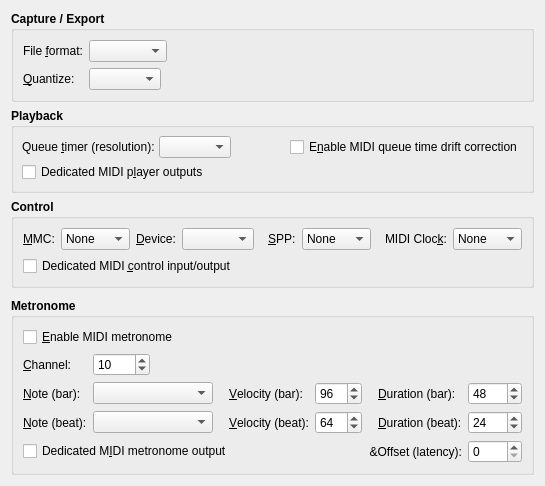
     <widget class="QWidget" name="MidiTabPage">
      <attribute name="title">
       <string>&amp;MIDI</string>
      </attribute>
      <layout class="QVBoxLayout">
       <item>
        <widget class="QGroupBox" name="MidiCaptureGroupBox">
         <property name="font">
          <font>
           <weight>75</weight>
           <bold>true</bold>
          </font>
         </property>
         <property name="title">
          <string>Capture / Export</string>
         </property>
         <property name="flat">
          <bool>true</bool>
         </property>
         <layout class="QGridLayout">
          <item row="0" column="0">
           <widget class="QLabel" name="MidiCaptureFormatTextLabel">
            <property name="font">
             <font>
              <weight>50</weight>
              <bold>false</bold>
             </font>
            </property>
            <property name="text">
             <string>File &amp;format:</string>
            </property>
            <property name="buddy">
             <cstring>MidiCaptureFormatComboBox</cstring>
            </property>
           </widget>
          </item>
          <item row="0" column="1" colspan="2">
           <widget class="QComboBox" name="MidiCaptureFormatComboBox">
            <property name="font">
             <font>
              <weight>50</weight>
              <bold>false</bold>
             </font>
            </property>
            <property name="toolTip">
             <string>MIDI file format to use on capture (record) and export</string>
            </property>
           </widget>
          </item>
          <item row="0" column="3">
           <spacer>
            <property name="orientation">
             <enum>Qt::Horizontal</enum>
            </property>
            <property name="sizeHint">
             <size>
              <width>20</width>
              <height>20</height>
             </size>
            </property>
           </spacer>
          </item>
          <item row="1" column="0">
           <widget class="QLabel" name="MidiCaptureQuantizeTextLabel">
            <property name="font">
             <font>
              <weight>50</weight>
              <bold>false</bold>
             </font>
            </property>
            <property name="text">
             <string>&amp;Quantize:</string>
            </property>
            <property name="buddy">
             <cstring>MidiCaptureQuantizeComboBox</cstring>
            </property>
           </widget>
          </item>
          <item row="1" column="1">
           <widget class="QComboBox" name="MidiCaptureQuantizeComboBox">
            <property name="maximumSize">
             <size>
              <width>120</width>
              <height>32767</height>
             </size>
            </property>
            <property name="font">
             <font>
              <weight>50</weight>
              <bold>false</bold>
             </font>
            </property>
            <property name="toolTip">
             <string>MIDI capture (record) quantization</string>
            </property>
           </widget>
          </item>
         </layout>
        </widget>
       </item>
       <item>
        <widget class="QGroupBox" name="MidiPlaybackGroupBox">
         <property name="font">
          <font>
           <weight>75</weight>
           <bold>true</bold>
          </font>
         </property>
         <property name="title">
          <string>Playback</string>
         </property>
         <property name="flat">
          <bool>true</bool>
         </property>
         <layout class="QGridLayout">
          <property name="margin">
           <number>8</number>
          </property>
          <property name="spacing">
           <number>4</number>
          </property>
          <item row="0" column="0">
           <widget class="QLabel" name="MidiQueueTimerTextLabel">
            <property name="font">
             <font>
              <weight>50</weight>
              <bold>false</bold>
             </font>
            </property>
            <property name="text">
             <string>Queue &amp;timer (resolution):</string>
            </property>
            <property name="buddy">
             <cstring>MidiQueueTimerComboBox</cstring>
            </property>
           </widget>
          </item>
          <item row="0" column="1">
           <widget class="QComboBox" name="MidiQueueTimerComboBox">
            <property name="font">
             <font>
              <weight>50</weight>
              <bold>false</bold>
             </font>
            </property>
            <property name="toolTip">
             <string>Queue timer (resolution)</string>
            </property>
           </widget>
          </item>
          <item row="0" column="2">
           <spacer>
            <property name="orientation">
             <enum>Qt::Horizontal</enum>
            </property>
            <property name="sizeHint">
             <size>
              <width>20</width>
              <height>20</height>
             </size>
            </property>
           </spacer>
          </item>
          <item row="0" column="3">
           <widget class="QCheckBox" name="MidiDriftCorrectCheckBox">
            <property name="font">
             <font>
              <weight>50</weight>
              <bold>false</bold>
             </font>
            </property>
            <property name="toolTip">
             <string>Whether to enable MIDI queue time drift correction</string>
            </property>
            <property name="text">
             <string>E&amp;nable MIDI queue time drift correction</string>
            </property>
           </widget>
          </item>
          <item row="1" column="0" colspan="4">
           <widget class="QCheckBox" name="MidiPlayerBusCheckBox">
            <property name="font">
             <font>
              <weight>50</weight>
              <bold>false</bold>
             </font>
            </property>
            <property name="toolTip">
             <string>Whether to have separate MIDI player output ports</string>
            </property>
            <property name="text">
             <string>Dedicated MIDI p&amp;layer outputs</string>
            </property>
           </widget>
          </item>
         </layout>
        </widget>
       </item>
       <item>
        <widget class="QGroupBox" name="MidiControlGroupBox">
         <property name="font">
          <font>
           <weight>75</weight>
           <bold>true</bold>
          </font>
         </property>
         <property name="title">
          <string>Control</string>
         </property>
         <property name="flat">
          <bool>true</bool>
         </property>
         <layout class="QGridLayout">
          <property name="margin">
           <number>9</number>
          </property>
          <property name="spacing">
           <number>6</number>
          </property>
          <item row="0" column="0">
           <widget class="QLabel" name="MidiMmcModeTextLabel">
            <property name="font">
             <font>
              <weight>50</weight>
              <bold>false</bold>
             </font>
            </property>
            <property name="text">
             <string>&amp;MMC:</string>
            </property>
            <property name="buddy">
             <cstring>MidiMmcModeComboBox</cstring>
            </property>
           </widget>
          </item>
          <item row="0" column="1">
           <widget class="QComboBox" name="MidiMmcModeComboBox">
            <property name="font">
             <font>
              <weight>50</weight>
              <bold>false</bold>
             </font>
            </property>
            <property name="toolTip">
             <string>MIDI Machine Control (MMC) mode</string>
            </property>
            <item>
             <property name="text">
              <string>None</string>
             </property>
            </item>
            <item>
             <property name="text">
              <string>Input</string>
             </property>
            </item>
            <item>
             <property name="text">
              <string>Output</string>
             </property>
            </item>
            <item>
             <property name="text">
              <string>Duplex</string>
             </property>
            </item>
           </widget>
          </item>
          <item row="0" column="2">
           <widget class="QLabel" name="MidiMmcDeviceTextLabel">
            <property name="font">
             <font>
              <weight>50</weight>
              <bold>false</bold>
             </font>
            </property>
            <property name="text">
             <string>&amp;Device:</string>
            </property>
            <property name="buddy">
             <cstring>MidiMmcDeviceComboBox</cstring>
            </property>
           </widget>
          </item>
          <item row="0" column="3">
           <widget class="QComboBox" name="MidiMmcDeviceComboBox">
            <property name="font">
             <font>
              <weight>50</weight>
              <bold>false</bold>
             </font>
            </property>
            <property name="toolTip">
             <string>MIDI Machine Control (MMC) device id.</string>
            </property>
           </widget>
          </item>
          <item row="0" column="4">
           <spacer>
            <property name="orientation">
             <enum>Qt::Horizontal</enum>
            </property>
            <property name="sizeHint">
             <size>
              <width>4</width>
              <height>20</height>
             </size>
            </property>
           </spacer>
          </item>
          <item row="0" column="5">
           <widget class="QLabel" name="MidiSppModeTextLabel">
            <property name="font">
             <font>
              <weight>50</weight>
              <bold>false</bold>
             </font>
            </property>
            <property name="text">
             <string>&amp;SPP:</string>
            </property>
            <property name="buddy">
             <cstring>MidiSppModeComboBox</cstring>
            </property>
           </widget>
          </item>
          <item row="0" column="6">
           <widget class="QComboBox" name="MidiSppModeComboBox">
            <property name="font">
             <font>
              <weight>50</weight>
              <bold>false</bold>
             </font>
            </property>
            <property name="toolTip">
             <string>MIDI Song Position pointer (SPP) control mode</string>
            </property>
            <item>
             <property name="text">
              <string>None</string>
             </property>
            </item>
            <item>
             <property name="text">
              <string>Input</string>
             </property>
            </item>
            <item>
             <property name="text">
              <string>Output</string>
             </property>
            </item>
            <item>
             <property name="text">
              <string>Duplex</string>
             </property>
            </item>
           </widget>
          </item>
          <item row="0" column="7">
           <spacer>
            <property name="orientation">
             <enum>Qt::Horizontal</enum>
            </property>
            <property name="sizeHint">
             <size>
              <width>4</width>
              <height>20</height>
             </size>
            </property>
           </spacer>
          </item>
          <item row="0" column="8">
           <widget class="QLabel" name="MidiClockModeTextLabel">
            <property name="font">
             <font>
              <weight>50</weight>
              <bold>false</bold>
             </font>
            </property>
            <property name="text">
             <string>MIDI Cloc&amp;k:</string>
            </property>
            <property name="buddy">
             <cstring>MidiClockModeComboBox</cstring>
            </property>
           </widget>
          </item>
          <item row="0" column="9">
           <widget class="QComboBox" name="MidiClockModeComboBox">
            <property name="font">
             <font>
              <weight>50</weight>
              <bold>false</bold>
             </font>
            </property>
            <property name="toolTip">
             <string>MIDI Clock control mode</string>
            </property>
            <item>
             <property name="text">
              <string>None</string>
             </property>
            </item>
            <item>
             <property name="text">
              <string>Input</string>
             </property>
            </item>
            <item>
             <property name="text">
              <string>Output</string>
             </property>
            </item>
            <item>
             <property name="text">
              <string>Duplex</string>
             </property>
            </item>
           </widget>
          </item>
          <item row="1" column="0" colspan="4">
           <widget class="QCheckBox" name="MidiControlBusCheckBox">
            <property name="font">
             <font>
              <weight>50</weight>
              <bold>false</bold>
             </font>
            </property>
            <property name="toolTip">
             <string>Whether to have separate MIDI control ports</string>
            </property>
            <property name="text">
             <string>Dedicated MIDI &amp;control input/output</string>
            </property>
           </widget>
          </item>
         </layout>
        </widget>
       </item>
       <item>
        <spacer>
         <property name="orientation">
          <enum>Qt::Vertical</enum>
         </property>
         <property name="sizeHint">
          <size>
           <width>20</width>
           <height>4</height>
          </size>
         </property>
        </spacer>
       </item>
       <item>
        <widget class="QGroupBox" name="MidiMetronomeGroupBox">
         <property name="font">
          <font>
           <weight>75</weight>
           <bold>true</bold>
          </font>
         </property>
         <property name="title">
          <string>Metronome</string>
         </property>
         <property name="flat">
          <bool>true</bool>
         </property>
         <layout class="QGridLayout">
          <item row="0" column="0" colspan="8">
           <widget class="QCheckBox" name="MidiMetronomeCheckBox">
            <property name="font">
             <font>
              <weight>50</weight>
              <bold>false</bold>
             </font>
            </property>
            <property name="toolTip">
             <string>Whether to enable the MIDI metronome</string>
            </property>
            <property name="text">
             <string>&amp;Enable MIDI metronome</string>
            </property>
           </widget>
          </item>
          <item row="1" column="0">
           <widget class="QLabel" name="MetroChannelTextLabel">
            <property name="font">
             <font>
              <weight>50</weight>
              <bold>false</bold>
             </font>
            </property>
            <property name="text">
             <string>&amp;Channel:</string>
            </property>
            <property name="buddy">
             <cstring>MetroChannelSpinBox</cstring>
            </property>
           </widget>
          </item>
          <item row="1" column="1">
           <widget class="QSpinBox" name="MetroChannelSpinBox">
            <property name="font">
             <font>
              <weight>50</weight>
              <bold>false</bold>
             </font>
            </property>
            <property name="toolTip">
             <string>Metronome MIDI channel</string>
            </property>
            <property name="minimum">
             <number>1</number>
            </property>
            <property name="maximum">
             <number>16</number>
            </property>
            <property name="value">
             <number>10</number>
            </property>
           </widget>
          </item>
          <item row="1" column="2" colspan="6">
           <spacer>
            <property name="orientation">
             <enum>Qt::Horizontal</enum>
            </property>
            <property name="sizeHint">
             <size>
              <width>120</width>
              <height>20</height>
             </size>
            </property>
           </spacer>
          </item>
          <item row="2" column="0">
           <widget class="QLabel" name="MetroBarNoteTextLabel">
            <property name="font">
             <font>
              <weight>50</weight>
              <bold>false</bold>
             </font>
            </property>
            <property name="text">
             <string>&amp;Note (bar):</string>
            </property>
            <property name="buddy">
             <cstring>MetroBarNoteComboBox</cstring>
            </property>
           </widget>
          </item>
          <item row="2" column="1" colspan="2">
           <widget class="QComboBox" name="MetroBarNoteComboBox">
            <property name="minimumSize">
             <size>
              <width>120</width>
              <height>0</height>
             </size>
            </property>
            <property name="font">
             <font>
              <weight>50</weight>
              <bold>false</bold>
             </font>
            </property>
            <property name="toolTip">
             <string>Metronome MIDI note (bar)</string>
            </property>
           </widget>
          </item>
          <item row="2" column="3" rowspan="2">
           <spacer>
            <property name="orientation">
             <enum>Qt::Horizontal</enum>
            </property>
            <property name="sizeHint">
             <size>
              <width>4</width>
              <height>20</height>
             </size>
            </property>
           </spacer>
          </item>
          <item row="2" column="4">
           <widget class="QLabel" name="MetroBarVelocityTextLabel">
            <property name="font">
             <font>
              <weight>50</weight>
              <bold>false</bold>
             </font>
            </property>
            <property name="text">
             <string>&amp;Velocity (bar):</string>
            </property>
            <property name="buddy">
             <cstring>MetroBarVelocitySpinBox</cstring>
            </property>
           </widget>
          </item>
          <item row="2" column="5">
           <widget class="QSpinBox" name="MetroBarVelocitySpinBox">
            <property name="font">
             <font>
              <weight>50</weight>
              <bold>false</bold>
             </font>
            </property>
            <property name="toolTip">
             <string>Metronome MIDI velocity (bar)</string>
            </property>
            <property name="minimum">
             <number>1</number>
            </property>
            <property name="maximum">
             <number>127</number>
            </property>
            <property name="value">
             <number>96</number>
            </property>
           </widget>
          </item>
          <item row="2" column="6" rowspan="2">
           <spacer>
            <property name="orientation">
             <enum>Qt::Horizontal</enum>
            </property>
            <property name="sizeHint">
             <size>
              <width>4</width>
              <height>20</height>
             </size>
            </property>
           </spacer>
          </item>
          <item row="2" column="7">
           <widget class="QLabel" name="MetroBarDurationTextLabel">
            <property name="font">
             <font>
              <weight>50</weight>
              <bold>false</bold>
             </font>
            </property>
            <property name="text">
             <string>&amp;Duration (bar):</string>
            </property>
            <property name="buddy">
             <cstring>MetroBarDurationSpinBox</cstring>
            </property>
           </widget>
          </item>
          <item row="2" column="8">
           <widget class="QSpinBox" name="MetroBarDurationSpinBox">
            <property name="font">
             <font>
              <weight>50</weight>
              <bold>false</bold>
             </font>
            </property>
            <property name="toolTip">
             <string>Metronome MIDI duration (bar)</string>
            </property>
            <property name="minimum">
             <number>1</number>
            </property>
            <property name="maximum">
             <number>9999</number>
            </property>
            <property name="singleStep">
             <number>8</number>
            </property>
            <property name="value">
             <number>48</number>
            </property>
           </widget>
          </item>
          <item row="3" column="0">
           <widget class="QLabel" name="MetroBeatNoteTextLabel">
            <property name="font">
             <font>
              <weight>50</weight>
              <bold>false</bold>
             </font>
            </property>
            <property name="text">
             <string>&amp;Note (beat):</string>
            </property>
            <property name="buddy">
             <cstring>MetroBeatNoteComboBox</cstring>
            </property>
           </widget>
          </item>
          <item row="3" column="1" colspan="2">
           <widget class="QComboBox" name="MetroBeatNoteComboBox">
            <property name="minimumSize">
             <size>
              <width>120</width>
              <height>0</height>
             </size>
            </property>
            <property name="font">
             <font>
              <weight>50</weight>
              <bold>false</bold>
             </font>
            </property>
            <property name="toolTip">
             <string>Metronome MIDI note (beat)</string>
            </property>
           </widget>
          </item>
          <item row="3" column="4">
           <widget class="QLabel" name="MetroBeatVelocityTextLabel">
            <property name="font">
             <font>
              <weight>50</weight>
              <bold>false</bold>
             </font>
            </property>
            <property name="text">
             <string>&amp;Velocity (beat):</string>
            </property>
            <property name="buddy">
             <cstring>MetroBeatVelocitySpinBox</cstring>
            </property>
           </widget>
          </item>
          <item row="3" column="5">
           <widget class="QSpinBox" name="MetroBeatVelocitySpinBox">
            <property name="font">
             <font>
              <weight>50</weight>
              <bold>false</bold>
             </font>
            </property>
            <property name="toolTip">
             <string>Metronome MIDI velocity (beat)</string>
            </property>
            <property name="minimum">
             <number>1</number>
            </property>
            <property name="maximum">
             <number>127</number>
            </property>
            <property name="value">
             <number>64</number>
            </property>
           </widget>
          </item>
          <item row="3" column="7">
           <widget class="QLabel" name="MetroBeatDurationTextLabel">
            <property name="font">
             <font>
              <weight>50</weight>
              <bold>false</bold>
             </font>
            </property>
            <property name="text">
             <string>&amp;Duration (beat):</string>
            </property>
            <property name="buddy">
             <cstring>MetroBeatDurationSpinBox</cstring>
            </property>
           </widget>
          </item>
          <item row="3" column="8">
           <widget class="QSpinBox" name="MetroBeatDurationSpinBox">
            <property name="font">
             <font>
              <weight>50</weight>
              <bold>false</bold>
             </font>
            </property>
            <property name="toolTip">
             <string>Metronome MIDI duration (beat)</string>
            </property>
            <property name="minimum">
             <number>1</number>
            </property>
            <property name="maximum">
             <number>9999</number>
            </property>
            <property name="singleStep">
             <number>8</number>
            </property>
            <property name="value">
             <number>24</number>
            </property>
           </widget>
          </item>
          <item row="4" column="0" colspan="5">
           <widget class="QCheckBox" name="MidiMetroBusCheckBox">
            <property name="font">
             <font>
              <weight>50</weight>
              <bold>false</bold>
             </font>
            </property>
            <property name="toolTip">
             <string>Whether to have separate MIDI metronome output port</string>
            </property>
            <property name="text">
             <string>Dedicated M&amp;IDI metronome output</string>
            </property>
           </widget>
          </item>
          <item row="4" column="5" colspan="3">
           <widget class="QLabel" name="MidiMetroOffsetTextLabel">
            <property name="font">
             <font>
              <weight>50</weight>
              <bold>false</bold>
             </font>
            </property>
            <property name="text">
             <string>&amp;Offset (latency):</string>
            </property>
            <property name="alignment">
             <set>Qt::AlignRight|Qt::AlignTrailing|Qt::AlignVCenter</set>
            </property>
            <property name="buddy">
             <cstring>AudioMetroOffsetSpinBox</cstring>
            </property>
           </widget>
          </item>
          <item row="4" column="8">
           <widget class="QSpinBox" name="MidiMetroOffsetSpinBox">
            <property name="font">
             <font>
              <weight>50</weight>
              <bold>false</bold>
             </font>
            </property>
            <property name="toolTip">
             <string>Metronome MIDI offset (latency)</string>
            </property>
            <property name="minimum">
             <number>0</number>
            </property>
            <property name="maximum">
             <number>9999</number>
            </property>
            <property name="singleStep">
             <number>8</number>
            </property>
            <property name="value">
             <number>0</number>
            </property>
           </widget>
          </item>
         </layout>
        </widget>
       </item>
      </layout>
     </widget>
